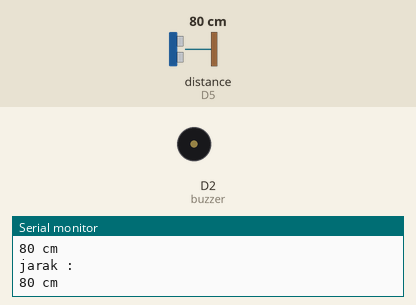
Recording of a sketch running on a simulated ESP8266 (NodeMCU). On the bench: buzzer (waves = sounding, pin HIGH), the last lines printed to the serial monitor. Wiring (inferred from the names in the program): ultrasonic range finder: trigger D6; echo D5. Inputs (shaded band) come from the test bench; at power-on: distance to the obstacle (sensor on D5) 80 cm. The echo pulse lasts 58.3 µs per cm; WiFi joins after 1.5 s; servers stay silent unless stated; pins used as bus, display or sensor lines are not drawn.

Above: at 2.7 s.
2.8 s: distance to the obstacle (sensor on D5) set to 66 cm
At 3.5 s:
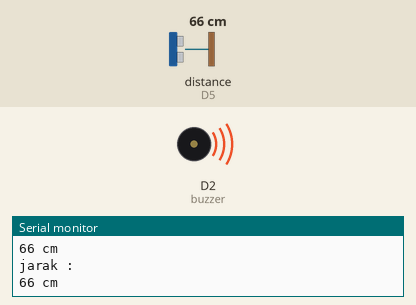
4.3 s: distance to the obstacle (sensor on D5) set to 120 cm
At 5.4 s:
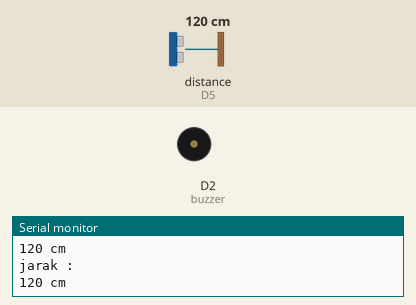
5.8 s: distance to the obstacle (sensor on D5) set to 2 cm
At 6.6 s:
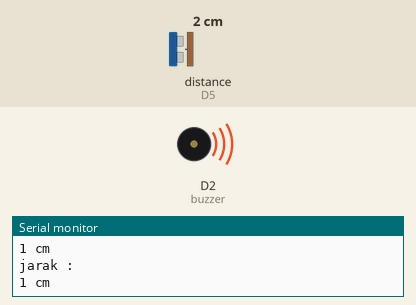
Timing chart, 0 to 8.8 s (numbered marks = the images above; inputs shaded):
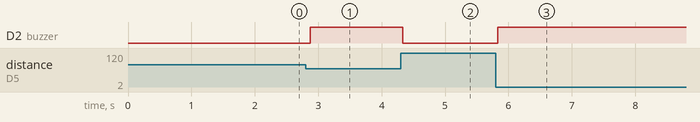

Measured:
- the behaviour switches between 71 and 70 cm on distance to the obstacle (sensor on D5) (found by bisection; images 0 and 1)
- after the input at 2.8 s, D2 (buzzer): LOW → HIGH after 0.08 s
- after the input at 4.3 s, D2 (buzzer): HIGH → LOW at once
- after the input at 5.8 s, D2 (buzzer): LOW → HIGH at once

The sketch:

arduino-tracking-bolos.ino
```cpp
#include <ESP8266HTTPClient.h>

#define triggerPin D6
#define echoPin D5
#define buzzer D2
#define batas 70

byte status = 0;
#include <ESP8266WiFi.h>

/*Put your SSID & Password*/
const char* ssid = "(^o^)";  // Enter SSID here
const char* password = "";   //Enter Password here

/* Set GET link with channel ID */
const char* _getLink = "http://192.168.43.93/tracking-bolos/tracking.php";

WiFiClient client;
HTTPClient http;


void setup() {
  Serial.begin(9600);
  pinMode(triggerPin, OUTPUT);
  pinMode(echoPin, INPUT);
  pinMode(buzzer, OUTPUT);

  Serial.println("Mengkoneksikan jaringan WiFi ");
  Serial.println(ssid);

  //connect to your local wi-fi network
  WiFi.begin(ssid, password);

  //check wi-fi is connected to wi-fi network
  while (WiFi.status() != WL_CONNECTED) {
    delay(500);
    Serial.print(".");
  }
  Serial.println("");
  Serial.println("Terkoneksi dengan WiFi");
}
void loop() {
  long duration, jarak;
  digitalWrite(triggerPin, LOW);
  delayMicroseconds(2);
  digitalWrite(triggerPin, HIGH);
  delayMicroseconds(10);
  digitalWrite(triggerPin, LOW);
  duration = pulseIn(echoPin, HIGH);
  jarak = (duration / 2) / 29.1;

  // cek jarak
  if (jarak > 0 && jarak <= batas) {
    // ada objek terdeteksi dalam batas jarak
    if (status != 1) {
      status = 1;
      digitalWrite(buzzer, HIGH);

      // panggil kode server dengan alamat http://ipserver/tracking-bolos/tracking.php
      http.begin(client, _getLink);
      int httpCode = http.GET();
      String payload = http.getString();
      Serial.println(payload);
      http.end();
    }
  } else {
    // tidak ada objek terdeteksi dalam jarak batas
    if (status != 0) {
      status = 0;
      digitalWrite(buzzer, LOW);
    }
  }

  Serial.println("jarak :");
  Serial.print(jarak);
  Serial.println(" cm");
  delay(100);
}
```
